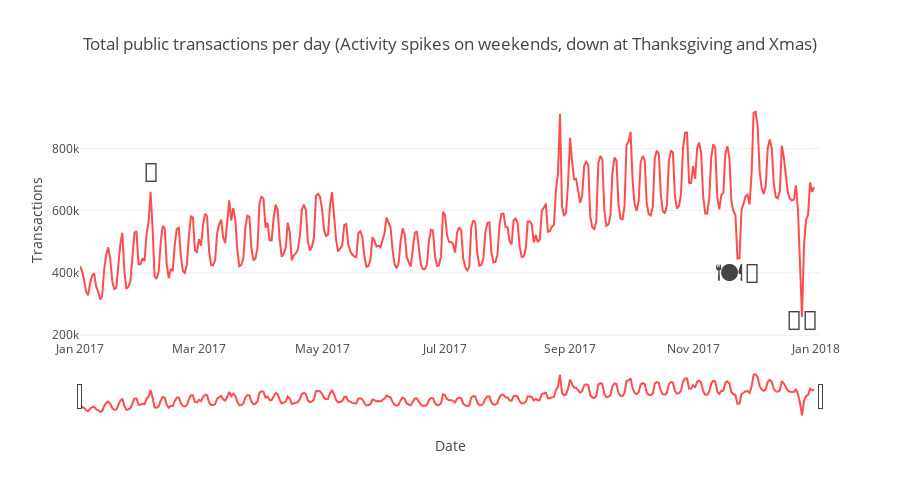

Source (notebook cell):
### Code cell
# Plot user activity
fig = go.Figure()
fig.add_trace(go.Scatter(x=active_df['Date'], y=active_df['Transactions'], line_color='red', opacity=0.7))
fig.update_xaxes(title_text='Date')
fig.update_yaxes(title_text='Transactions')
fig.update_layout(
    height=500,
    width=900,
    title_text='Total public transactions per day (Activity spikes on weekends, down at Thanksgiving and Xmas)',
    xaxis_rangeslider_visible=True, template='xgridoff', annotations=[
        go.layout.Annotation(
        x='2017-12-25',
        y=250000,
        text='🎅🎄',
        showarrow=False,
        font=dict(size=27)
        ),
        go.layout.Annotation(
        x='2017-11-23',
        y=400000,
        text='🍽🙏',
        showarrow=False,
        font=dict(size=27)
        ),
        go.layout.Annotation(
        x='2017-02-05',
        y=725000,
        text='🏈',
        showarrow=False,
        font=dict(size=27)
        )
    ])
fig.show()

### Figure 1 — Plotly figure (JSON) as saved in the notebook; plotly's stock layout.template omitted (floating-point values rounded to 4 significant figures; data arrays with more than 128 entries replaced by an {"elided": "..."} marker saying what was removed)
{"data": [{"line": {"color": "red"}, "opacity": 0.7, "type": "scatter", "x": {"elided": "365 str values"}, "y": {"elided": "365 int values"}}], "layout": {"annotations": [{"font": {"size": 27}, "showarrow": false, "text": "🎅🎄", "x": "2017-12-25", "y": 250000}, {"font": {"size": 27}, "showarrow": false, "text": "🍽🙏", "x": "2017-11-23", "y": 400000}, {"font": {"size": 27}, "showarrow": false, "text": "🏈", "x": "2017-02-05", "y": 725000}], "height": 500, "title": {"text": "Total public transactions per day (Activity spikes on weekends, down at Thanksgiving and Xmas)"}, "width": 900, "xaxis": {"autorange": true, "range": ["2017-01-01", "2018-01-09 09:21:11.0359"], "rangeslider": {"autorange": true, "range": ["2017-01-01", "2018-01-09 09:21:11.0359"], "visible": true, "yaxis": {"_template": null, "rangemode": "match"}}, "title": {"text": "Date"}, "type": "date"}, "yaxis": {"autorange": true, "range": [191400.0, 955300.0], "title": {"text": "Transactions"}, "type": "linear"}}}
